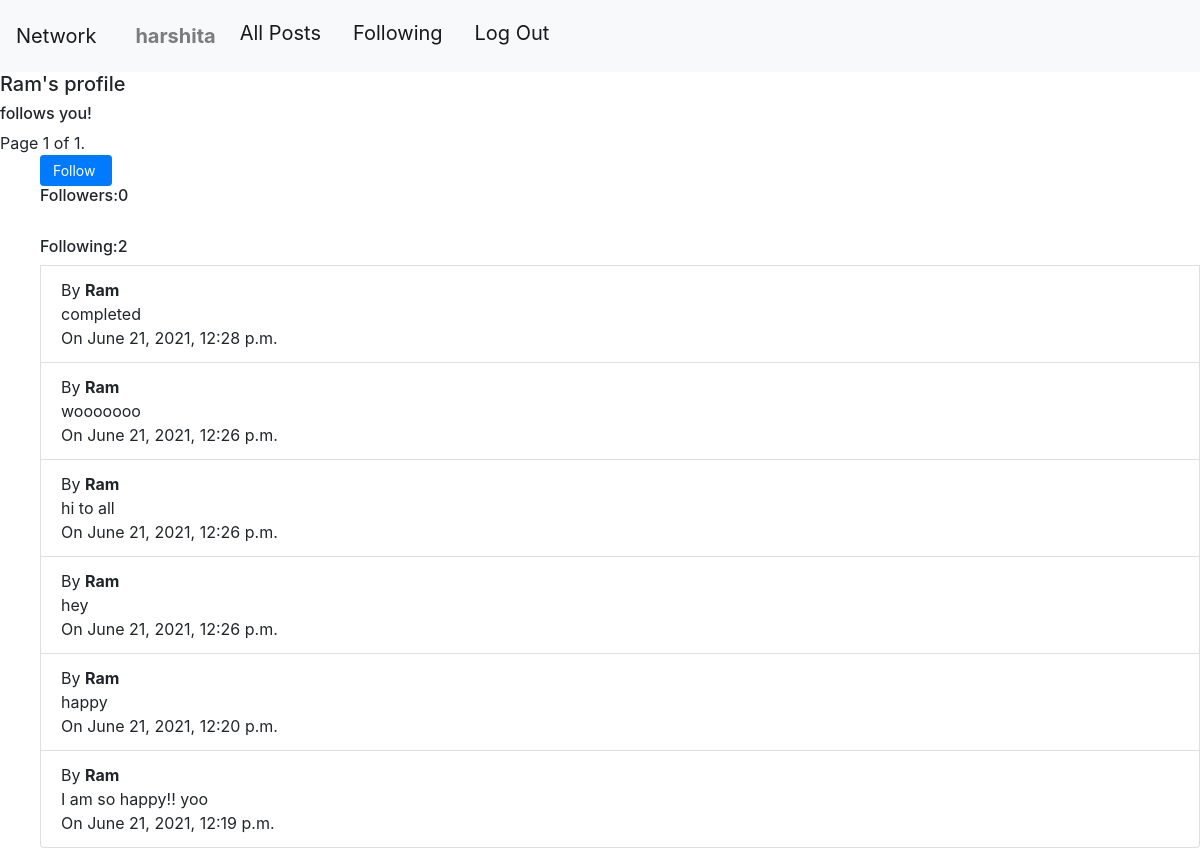
Screenshot of /profile/13 (signed in) with the database file from the repository.
### network/models.py (models this page shows, shortened)
class User(AbstractUser):
    pass

class UserProfile(models.Model):
    user = models.OneToOneField(User, on_delete = models.CASCADE, related_name="profile")
    followers = models.ManyToManyField(User, related_name="following",null = True)
    bio = models.CharField(max_length = 200, blank = True)
    def __str__(self):
        return f"{self.user}"

class Post(models.Model):
    user = models.ForeignKey(User,on_delete = models.CASCADE, related_name = "posts")
    data = models.TextField(null = True)
    time = models.DateTimeField()
    likers = models.ManyToManyField(User, related_name = "liked_posts")

### network/views.py (the view)
# urls.py: path("profile/<int:pid>", views.profile, name="profile"),
def profile(request,pid):
    userobj = User.objects.get(pk=pid)
    userprofile = userobj.profile
    posts = userobj.posts.all()
    thisuserobj = User.objects.get(pk=request.user.id)
    thisuserprofile = thisuserobj.profile
    if userobj in thisuserprofile.followers.all():
        follows_you = "follows you!"
    else:
        follows_you = "doesn't follow you :("
    followers = userprofile.followers.all()
    following = userobj.following.all()
    if thisuserobj in userprofile.followers.all():
        show_follow_button = 0
    else:
        show_follow_button = 1
    following = userobj.following.all()
    person_profile = userobj.profile
    posts = posts.order_by('-pk')
    paginator = Paginator(posts, 10)
    if request.GET.get("page") != None:
        try:
            entries = paginator.page(request.GET.get("page")).object_list
            page_obj = paginator.get_page(request.GET.get("page"))
            print(page_obj)
        except:
            entries = paginator.page(1).object_list
            page_obj = paginator.get_page(1)
    else:
        entries = paginator.page(1).object_list
        page_obj = paginator.get_page(1)
    ids = entries.values_list('pk',flat = True)
    ids = list(ids)
    ids.sort()
    ids.reverse()
    print(page_obj)
    return render(request, 'network/profile.html',{
        "posts":entries,
         "nfollowing": following.count(),
        "nfollowers": followers.count(),
        "follows":follows_you,
        "person_profile": person_profile,
        "show_follow_button":show_follow_button,
        "puser":person_profile.user,
        "person_id":userobj.id,
        "page_obj":page_obj
        })

### network/templates/network/profile.html (shortened to what this page needs)
{% extends "network/layout.html" %}
{% load static %}
{% block body %}
    <h5>{{person_profile}}'s profile</h5>
    {% if person_id != request.user.id %}
    <h6>{{follows}}</h6>
    {% endif %}
    <div class="pagination">
        <span class="step-links">
            <span class="current">
                Page {{ page_obj.number }} of {{ page_obj.paginator.num_pages }}.
            </span>
        </span>
      </div>
    <ul>
    {% if person_id != request.user.id %}
        {% if show_follow_button == 1 %}
           <div style="display:block;" id = "first">
            <form id="follow">
                <input type="submit" value=" Follow  " class="btn btn-primary btn-sm">
            </form>
           </div>
        {% endif %}
    {% endif %}
    <h6 id="nfollowers">Followers:{{nfollowers}}</h6><br>
    <h6 id="nfollowing">Following:{{nfollowing}}</h6>
    {% for post in posts %}
    <li class="list-group-item">
        {% if request.user.id == post.user.id %}
        By <strong>you</strong><br>
        {% else %}
            By <strong>{{post.user}}</strong><br>
        {% endif %}
        {{post.data}}<br>
        On {{post.time}}
    </li>
    {% endfor %}
</ul>
{% endblock %}

### network/templates/network/layout.html (shortened to what this page needs)
{% load static %}
<!DOCTYPE html>
<html lang="en">
    <head>
        <link rel="stylesheet" href="https://stackpath.bootstrapcdn.com/bootstrap/4.4.1/css/bootstrap.min.css">
        <link href="{% static 'network/styles.css' %}" rel="stylesheet">
        <link rel="stylesheet" href="path/to/font-awesome/css/font-awesome.min.css">
    </head>
    <body>
        <nav class="navbar navbar-expand-lg navbar-light bg-light">
            <a class="navbar-brand" href="#">Network</a>
            <div class="container-fluid">
              <ul class="navbar-nav me-auto mb-2 mb-lg-0">
                {% if user.is_authenticated %}
                    <li class="navbar-brand">
                        <a class="nav-link" href="{% url 'profile' user.id %}"><strong>{{ user.username }}</strong></a>
                    </li>
                {% endif %}
                <li class="navbar-brand">
                  <a class="navbar-brand" href="{% url 'index' %}">All Posts</a>
                </li>
                {% if user.is_authenticated %}
                    <li class="navbar-brand">
                        <a class="navbar-brand" href="{% url 'following_post' %}">Following</a>
                    </li>
                    <li class="navbar-brand">
                        <a class="navbar-brand" href="{% url 'logout' %}">Log Out</a>
                    </li>
                {% endif %}
              </ul>
            </div>
          </nav>
        <div class="body">
            {% block body %}
            {% endblock %}
        </div>
    </body>
</html>

### rows the page displays
User: username "harshita"
UserProfile: user.username "Ram"
Post: user "Ram", data "completed", time "June 21, 2021, 12:28 p.m."
Post: user "Ram", data "wooooooo", time "June 21, 2021, 12:26 p.m."
Post: user "Ram", data "hi to all", time "June 21, 2021, 12:26 p.m."
Post: user "Ram", data "hey", time "June 21, 2021, 12:26 p.m."
Post: user "Ram", data "happy", time "June 21, 2021, 12:20 p.m."
Post: user "Ram", data "I am so happy!! yoo", time "June 21, 2021, 12:19 p.m."

### other values shown
{{ follows }} "follows you!"
{{ page_obj.number }} "1"
{{ page_obj.paginator.num_pages }} "1"
{{ nfollowers }} "0"
{{ nfollowing }} "2"
